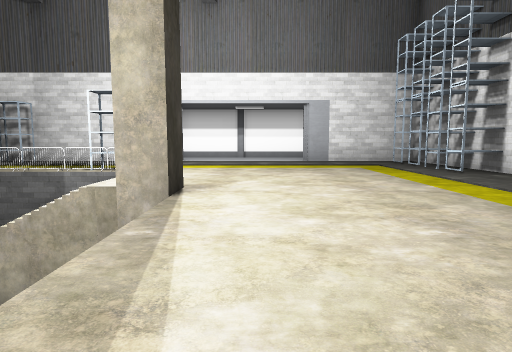
[1] (above)

24 first-person views from a walk through a level from a Godot 3-D game. The camera is 1.4 m above the floor, tilts 6° down and sees 75° across. The floor is counted in squares, 2 m on a side. Each view is taken from the middle of a square. On the plan, view 1 faces up. The plan holds only what a view shows up to about 10 squares ahead; the rest is blank. The place goes on beyond the plan. Characters and animated objects are left out. Some surface patterns are stand-ins.

[2]
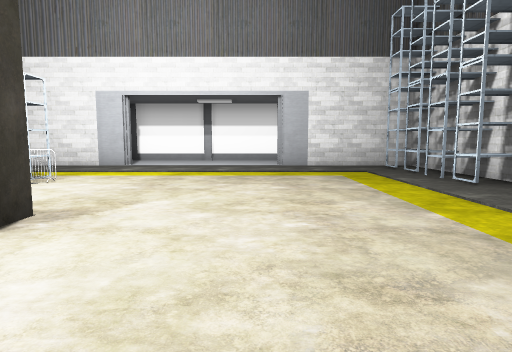

[3]
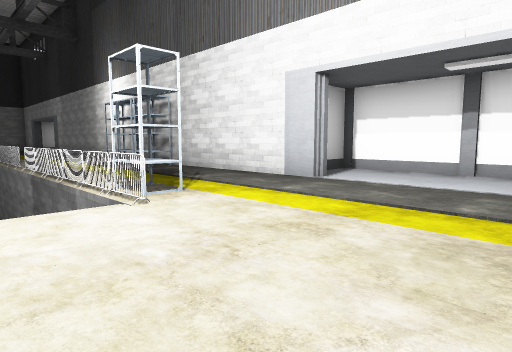

[4]
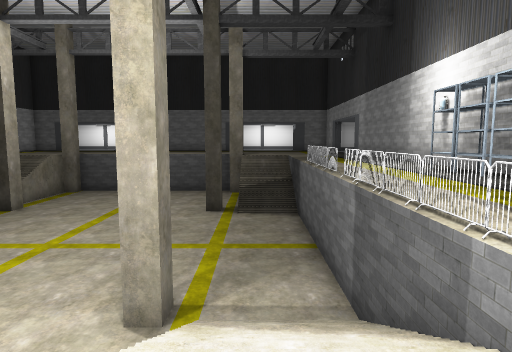

[5]
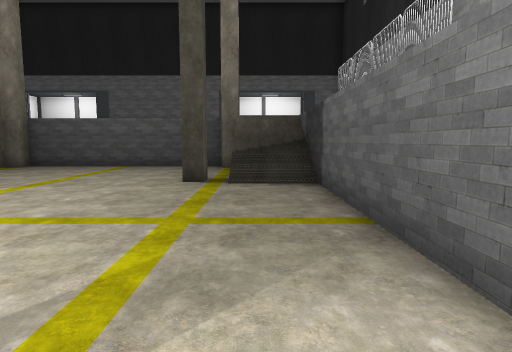

[6]
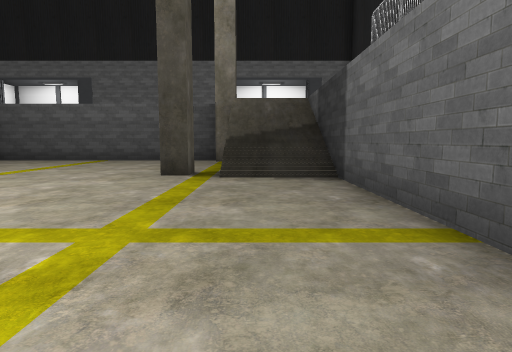

[7]
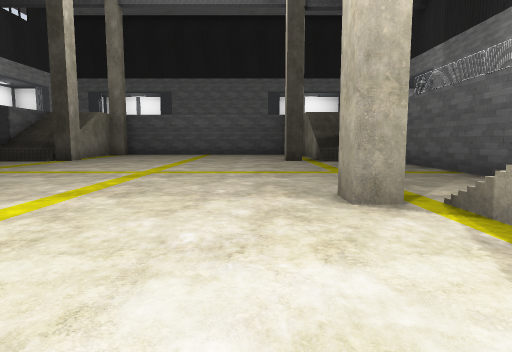

[8]
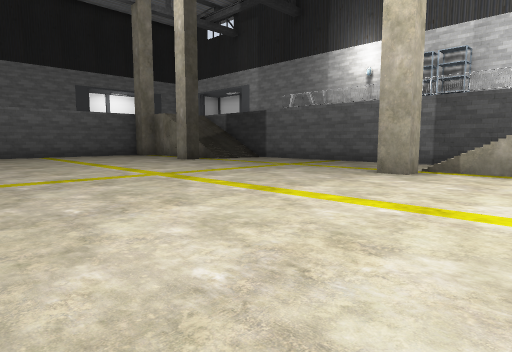

[9]
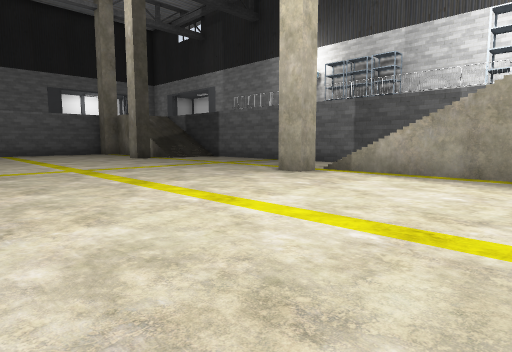

[10]
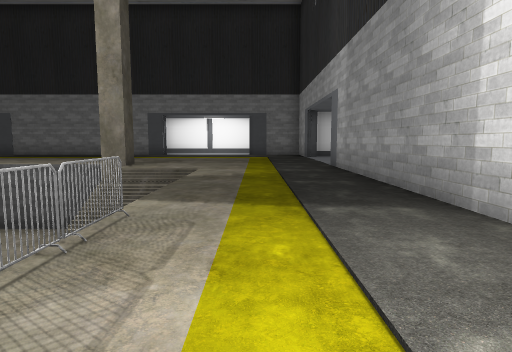

[11]
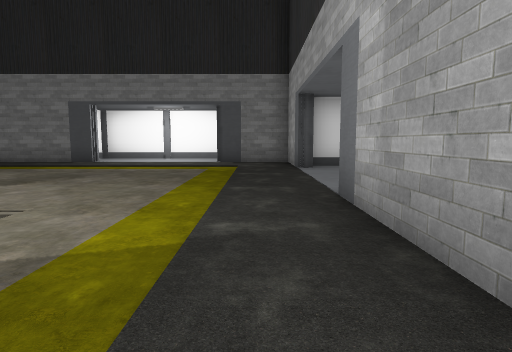

[12]
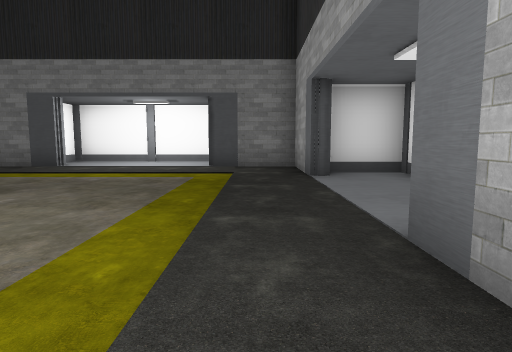

[13]
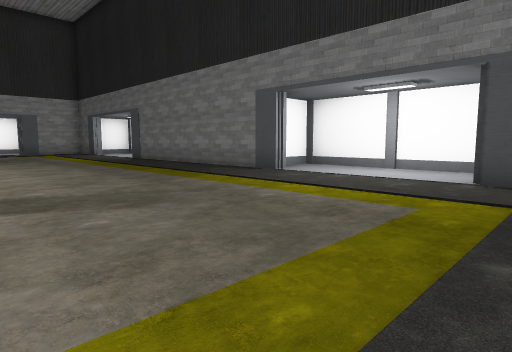

[14]
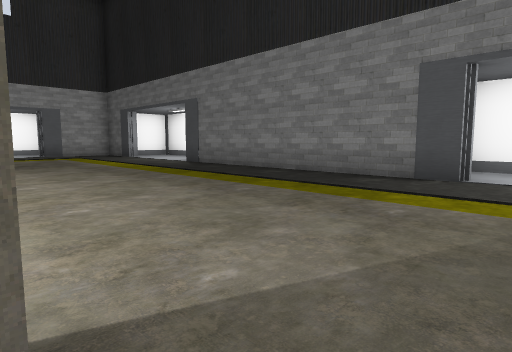

[15]
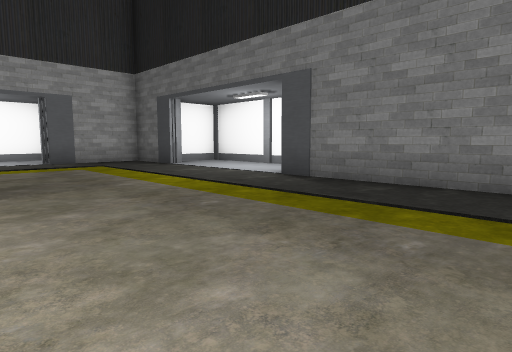

[16]
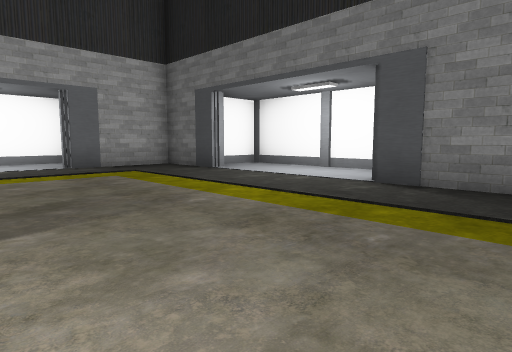

[17]
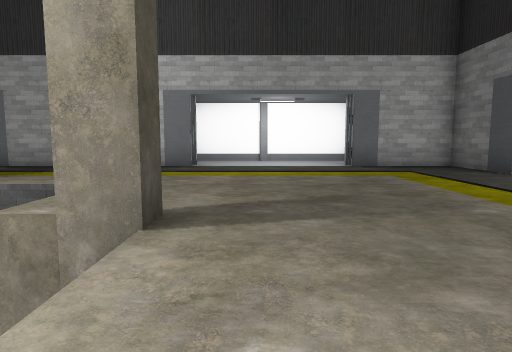

[18]
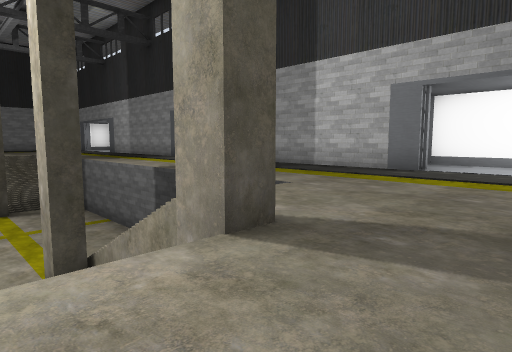

[19]
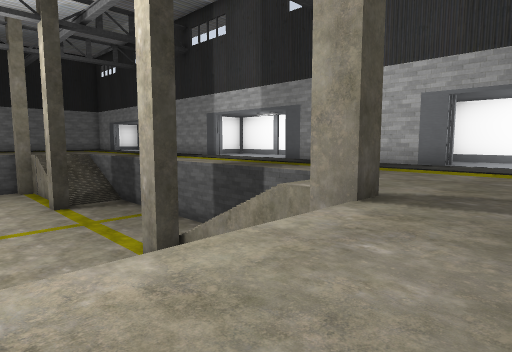

[20]
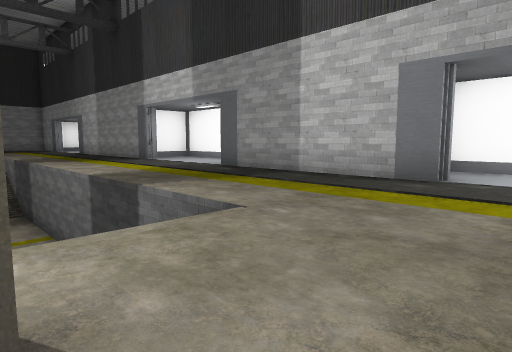

[21]
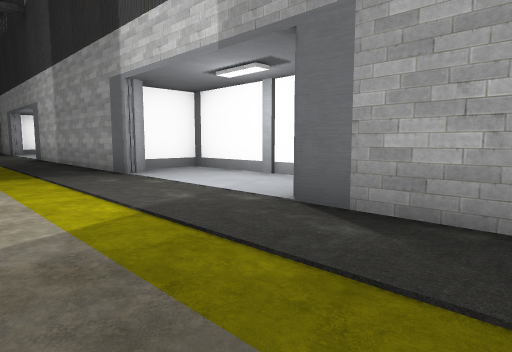

[22]
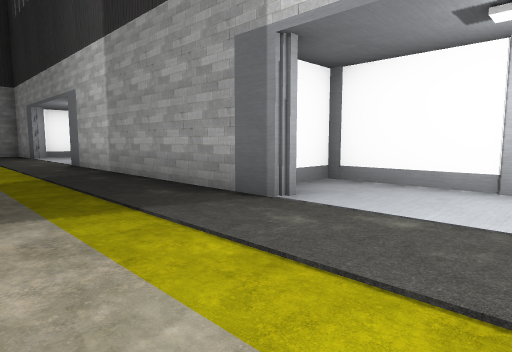

[23]
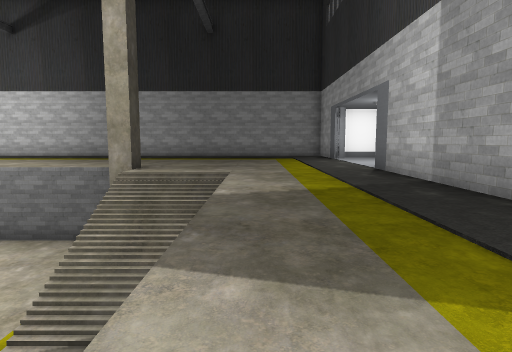

[24]
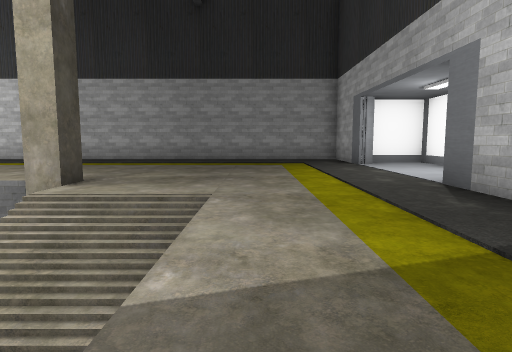

### Floor plan
Key: @ floor where view 1 was taken; # wall or solid block; x gap in a wall; . main floor; - floor 4 m lower than the main floor; / step, stairs or slope; v drop or lower ground; R rack; F fence.
Columns run from 29 left of view 1 to 5 right of it. Each row starts with its distance up from view 1.
 14     ##                   #####
 13     #..                  #....
 12     #.....               #.....
 11   ####....#########RRR#####....####
 10   #...............................R
  9   #...............................R
  8 #...............F..F.....FF.......R
  7 #..........////--------////.......R
  6 #..........////--------////........
  5 #........#-------------/////v.....
  4 ###......-  --#-------#---- /....
  3   #......------------------ /....
  2   #......-------------------/...
  1   #......  -----------------/..
  0   #......- -----------------/@..
 -1   #......- -----------------/...
 -2   #......-    --------------/....
 -3   #......-    ------ -------/....
 -4  ........#////#-----   x//v#/....
 -5 #........../   ---     ////......
 -6 #..........////--------////......
 -7 #................................
 -8 #..#.............................
 -9 ####.............................
-10    ###....######....########....#
-11      ......     .....#       ...#
-12      ######      #####         ##

Where each view was taken, in squares from view 1:
view 1: 0 up, 0 right, facing up
view 2: 2 up, 1 right, facing up
view 3: 6 up, 1 right, facing up-left
view 4: 6 up, 2 left, facing left
view 5: 6 up, 6 left, facing left
view 6: 6 up, 8 left, facing left
view 7: 3 up, 3 left, facing left
view 8: 3 down, 4 left, facing up-left
view 9: 2 down, 2 left, facing up-left
view 10: 9 up, 10 left, facing left
view 11: 10 up, 15 left, facing left
view 12: 10 up, 17 left, facing left
view 13: 10 up, 20 left, facing down-left
view 14: 6 up, 20 left, facing down-left
view 15: 1 up, 21 left, facing down-left
view 16: 1 down, 21 left, facing down-left
view 17: 1 down, 21 left, facing down
view 18: 2 down, 22 left, facing down-right
view 19: 0 up, 22 left, facing down-right
view 20: 4 down, 21 left, facing down-right
view 21: 7 down, 16 left, facing down-right
view 22: 7 down, 12 left, facing down-right
view 23: 7 down, 10 left, facing right
view 24: 7 down, 7 left, facing right
